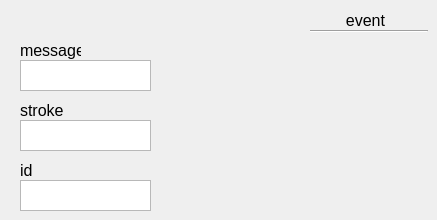
    <widget class="QWidget" name="eventTab">
     <attribute name="title">
      <string>event</string>
     </attribute>
     <widget class="QLabel" name="idLabel_16">
      <property name="geometry">
       <rect>
        <x>320</x>
        <y>10</y>
        <width>91</width>
        <height>21</height>
       </rect>
      </property>
      <property name="font">
       <font>
        <pointsize>12</pointsize>
       </font>
      </property>
      <property name="text">
       <string>event</string>
      </property>
      <property name="alignment">
       <set>Qt::AlignCenter</set>
      </property>
     </widget>
     <widget class="QPlainTextEdit" name="eventStroke">
      <property name="geometry">
       <rect>
        <x>20</x>
        <y>120</y>
        <width>131</width>
        <height>31</height>
       </rect>
      </property>
      <property name="accessibleName">
       <string>stroke</string>
      </property>
     </widget>
     <widget class="QLabel" name="postureLabel_21">
      <property name="geometry">
       <rect>
        <x>20</x>
        <y>40</y>
        <width>61</width>
        <height>20</height>
       </rect>
      </property>
      <property name="font">
       <font>
        <pointsize>12</pointsize>
       </font>
      </property>
      <property name="text">
       <string>message</string>
      </property>
      <property name="alignment">
       <set>Qt::AlignLeading|Qt::AlignLeft|Qt::AlignVCenter</set>
      </property>
     </widget>
     <widget class="QLabel" name="postureLabel_22">
      <property name="geometry">
       <rect>
        <x>20</x>
        <y>160</y>
        <width>61</width>
        <height>20</height>
       </rect>
      </property>
      <property name="font">
       <font>
        <pointsize>12</pointsize>
       </font>
      </property>
      <property name="text">
       <string>id</string>
      </property>
      <property name="alignment">
       <set>Qt::AlignLeading|Qt::AlignLeft|Qt::AlignVCenter</set>
      </property>
     </widget>
     <widget class="QPlainTextEdit" name="eventId">
      <property name="geometry">
       <rect>
        <x>20</x>
        <y>180</y>
        <width>131</width>
        <height>31</height>
       </rect>
      </property>
      <property name="accessibleName">
       <string>id</string>
      </property>
     </widget>
     <widget class="QPlainTextEdit" name="eventMessage">
      <property name="geometry">
       <rect>
        <x>20</x>
        <y>60</y>
        <width>131</width>
        <height>31</height>
       </rect>
      </property>
      <property name="accessibleName">
       <string>message</string>
      </property>
     </widget>
     <widget class="QLabel" name="postureLabel_23">
      <property name="geometry">
       <rect>
        <x>20</x>
        <y>100</y>
        <width>61</width>
        <height>20</height>
       </rect>
      </property>
      <property name="font">
       <font>
        <pointsize>12</pointsize>
       </font>
      </property>
      <property name="text">
       <string>stroke</string>
      </property>
      <property name="alignment">
       <set>Qt::AlignLeading|Qt::AlignLeft|Qt::AlignVCenter</set>
      </property>
     </widget>
     <widget class="Line" name="line_5">
      <property name="geometry">
       <rect>
        <x>310</x>
        <y>30</y>
        <width>118</width>
        <height>3</height>
       </rect>
      </property>
      <property name="orientation">
       <enum>Qt::Horizontal</enum>
      </property>
     </widget>
    </widget>
